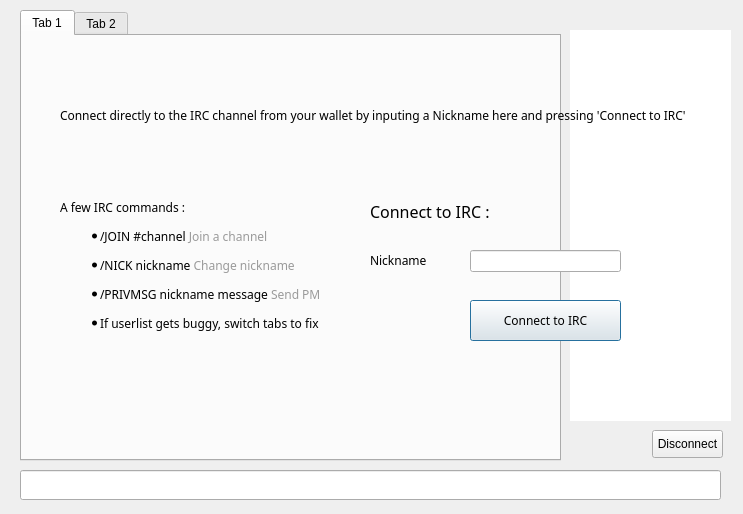
<?xml version="1.0" encoding="UTF-8"?>
<ui version="4.0">
 <class>ChatWindowClass</class>
 <widget class="QWidget" name="ChatWindowClass">
  <property name="geometry">
   <rect>
    <x>0</x>
    <y>0</y>
    <width>743</width>
    <height>514</height>
   </rect>
  </property>
  <widget class="QWidget" name="widget_2" native="true">
   <property name="geometry">
    <rect>
     <x>0</x>
     <y>0</y>
     <width>741</width>
     <height>511</height>
    </rect>
   </property>
   <widget class="QWidget" name="splitter" native="true">
    <property name="enabled">
     <bool>true</bool>
    </property>
    <property name="geometry">
     <rect>
      <x>10</x>
      <y>10</y>
      <width>721</width>
      <height>501</height>
     </rect>
    </property>
    <property name="styleSheet">
     <string notr="true"/>
    </property>
    <widget class="QTabWidget" name="tab">
     <property name="geometry">
      <rect>
       <x>10</x>
       <y>0</y>
       <width>541</width>
       <height>451</height>
      </rect>
     </property>
     <property name="styleSheet">
      <string notr="true"/>
     </property>
     <property name="tabShape">
      <enum>QTabWidget::Rounded</enum>
     </property>
     <property name="currentIndex">
      <number>0</number>
     </property>
     <property name="tabsClosable">
      <bool>false</bool>
     </property>
     <widget class="QWidget" name="widget_4">
      <attribute name="title">
       <string>Tab 1</string>
      </attribute>
     </widget>
     <widget class="QWidget" name="tab_5">
      <attribute name="title">
       <string>Tab 2</string>
      </attribute>
     </widget>
    </widget>
    <widget class="QLineEdit" name="lineEdit">
     <property name="geometry">
      <rect>
       <x>10</x>
       <y>460</y>
       <width>701</width>
       <height>30</height>
      </rect>
     </property>
     <property name="sizePolicy">
      <sizepolicy hsizetype="Fixed" vsizetype="Fixed">
       <horstretch>0</horstretch>
       <verstretch>0</verstretch>
      </sizepolicy>
     </property>
     <property name="maximumSize">
      <size>
       <width>16777215</width>
       <height>30</height>
      </size>
     </property>
    </widget>
    <widget class="QListView" name="userView">
     <property name="geometry">
      <rect>
       <x>560</x>
       <y>20</y>
       <width>161</width>
       <height>391</height>
      </rect>
     </property>
     <property name="minimumSize">
      <size>
       <width>0</width>
       <height>300</height>
      </size>
     </property>
     <property name="styleSheet">
      <string notr="true">border-radius:10px;</string>
     </property>
    </widget>
    <widget class="QPushButton" name="disconnect">
     <property name="geometry">
      <rect>
       <x>642</x>
       <y>420</y>
       <width>71</width>
       <height>28</height>
      </rect>
     </property>
     <property name="text">
      <string>Disconnect</string>
     </property>
    </widget>
   </widget>
   <widget class="QWidget" name="hide3" native="true">
    <property name="geometry">
     <rect>
      <x>0</x>
      <y>0</y>
      <width>741</width>
      <height>511</height>
     </rect>
    </property>
    <property name="styleSheet">
     <string notr="true">font-family:Proxima Nova Rg;</string>
    </property>
    <widget class="QWidget" name="layoutWidget">
     <property name="geometry">
      <rect>
       <x>10</x>
       <y>6</y>
       <width>731</width>
       <height>41</height>
      </rect>
     </property>
     <layout class="QHBoxLayout" name="hide1">
      <property name="spacing">
       <number>7</number>
      </property>
     </layout>
    </widget>
    <widget class="QLabel" name="hide2">
     <property name="geometry">
      <rect>
       <x>60</x>
       <y>70</y>
       <width>631</width>
       <height>91</height>
      </rect>
     </property>
     <property name="text">
      <string>&lt;html&gt;&lt;head/&gt;&lt;body&gt;&lt;p align=&quot;justify&quot;&gt;&lt;span style=&quot; font-size:9pt;&quot;&gt;Connect directly to the IRC channel from your wallet by inputing a Nickname here and pressing 'Connect to IRC'&lt;/span&gt;&lt;/p&gt;&lt;/body&gt;&lt;/html&gt;</string>
     </property>
     <property name="wordWrap">
      <bool>true</bool>
     </property>
     <property name="openExternalLinks">
      <bool>true</bool>
     </property>
    </widget>
    <widget class="QLabel" name="label">
     <property name="geometry">
      <rect>
       <x>70</x>
       <y>380</y>
       <width>71</width>
       <height>51</height>
      </rect>
     </property>
     <property name="text">
      <string>&lt;html&gt;&lt;head/&gt;&lt;body&gt;&lt;p align=&quot;center&quot;&gt;&lt;a href=&quot;https://twitter.com/Lifecoin&quot;&gt;&lt;span style=&quot; text-decoration: underline; color:#0000ff;&quot;&gt;&lt;img src=&quot;:/icons/twitter&quot;/&gt;&lt;/span&gt;&lt;/a&gt;&lt;/p&gt;&lt;/body&gt;&lt;/html&gt;</string>
     </property>
     <property name="margin">
      <number>5</number>
     </property>
     <property name="openExternalLinks">
      <bool>true</bool>
     </property>
    </widget>
    <widget class="QLabel" name="label_2">
     <property name="geometry">
      <rect>
       <x>60</x>
       <y>160</y>
       <width>291</width>
       <height>211</height>
      </rect>
     </property>
     <property name="text">
      <string>&lt;html&gt;&lt;head/&gt;&lt;body&gt;&lt;p&gt;A few IRC commands :&lt;/p&gt;&lt;ul style=&quot;margin-top: 0px; margin-bottom: 0px; margin-left: 0px; margin-right: 0px; -qt-list-indent: 1;&quot;&gt;&lt;li style=&quot; margin-top:12px; margin-bottom:12px; margin-left:0px; margin-right:0px; -qt-block-indent:0; text-indent:0px;&quot;&gt;/JOIN #channel &lt;span style=&quot; color:#9a9a9a;&quot;&gt;Join a channel&lt;/span&gt;&lt;/li&gt;&lt;li style=&quot; margin-top:12px; margin-bottom:12px; margin-left:0px; margin-right:0px; -qt-block-indent:0; text-indent:0px;&quot;&gt;/NICK nickname &lt;span style=&quot; color:#9a9a9a;&quot;&gt;Change nickname&lt;/span&gt;&lt;/li&gt;&lt;li style=&quot; margin-top:12px; margin-bottom:12px; margin-left:0px; margin-right:0px; -qt-block-indent:0; text-indent:0px;&quot;&gt;/PRIVMSG nickname message &lt;span style=&quot; color:#9a9a9a;&quot;&gt;Send PM &lt;/span&gt;&lt;/li&gt;&lt;li style=&quot; margin-top:0px; margin-bottom:0px; margin-left:0px; margin-right:0px; -qt-block-indent:0; text-indent:0px;&quot;&gt;If userlist gets buggy, switch tabs to fix&lt;/li&gt;&lt;/ul&gt;&lt;/body&gt;&lt;/html&gt;</string>
     </property>
    </widget>
    <widget class="QLineEdit" name="editPseudo">
     <property name="geometry">
      <rect>
       <x>470</x>
       <y>250</y>
       <width>151</width>
       <height>22</height>
      </rect>
     </property>
     <property name="text">
      <string/>
     </property>
    </widget>
    <widget class="QLabel" name="label_5">
     <property name="geometry">
      <rect>
       <x>370</x>
       <y>250</y>
       <width>61</width>
       <height>21</height>
      </rect>
     </property>
     <property name="text">
      <string>Nickname</string>
     </property>
    </widget>
    <widget class="QPushButton" name="buttonConnect">
     <property name="geometry">
      <rect>
       <x>470</x>
       <y>300</y>
       <width>151</width>
       <height>41</height>
      </rect>
     </property>
     <property name="styleSheet">
      <string notr="true"/>
     </property>
     <property name="text">
      <string>Connect to IRC</string>
     </property>
     <property name="default">
      <bool>true</bool>
     </property>
    </widget>
    <widget class="QLabel" name="label_10">
     <property name="geometry">
      <rect>
       <x>370</x>
       <y>200</y>
       <width>161</width>
       <height>21</height>
      </rect>
     </property>
     <property name="text">
      <string>&lt;html&gt;&lt;head/&gt;&lt;body&gt;&lt;p&gt;&lt;span style=&quot; font-size:12pt;&quot;&gt;Connect to IRC :&lt;/span&gt;&lt;/p&gt;&lt;/body&gt;&lt;/html&gt;</string>
     </property>
    </widget>
   </widget>
  </widget>
  <action name="actionQuit">
   <property name="text">
    <string>Quitter</string>
   </property>
   <property name="shortcut">
    <string>Ctrl+Q</string>
   </property>
  </action>
  <action name="actionCloseTab">
   <property name="text">
    <string>Fermer l'onglet</string>
   </property>
  </action>
 </widget>
 <layoutdefault spacing="6" margin="11"/>
 <resources/>
 <connections/>
</ui>
